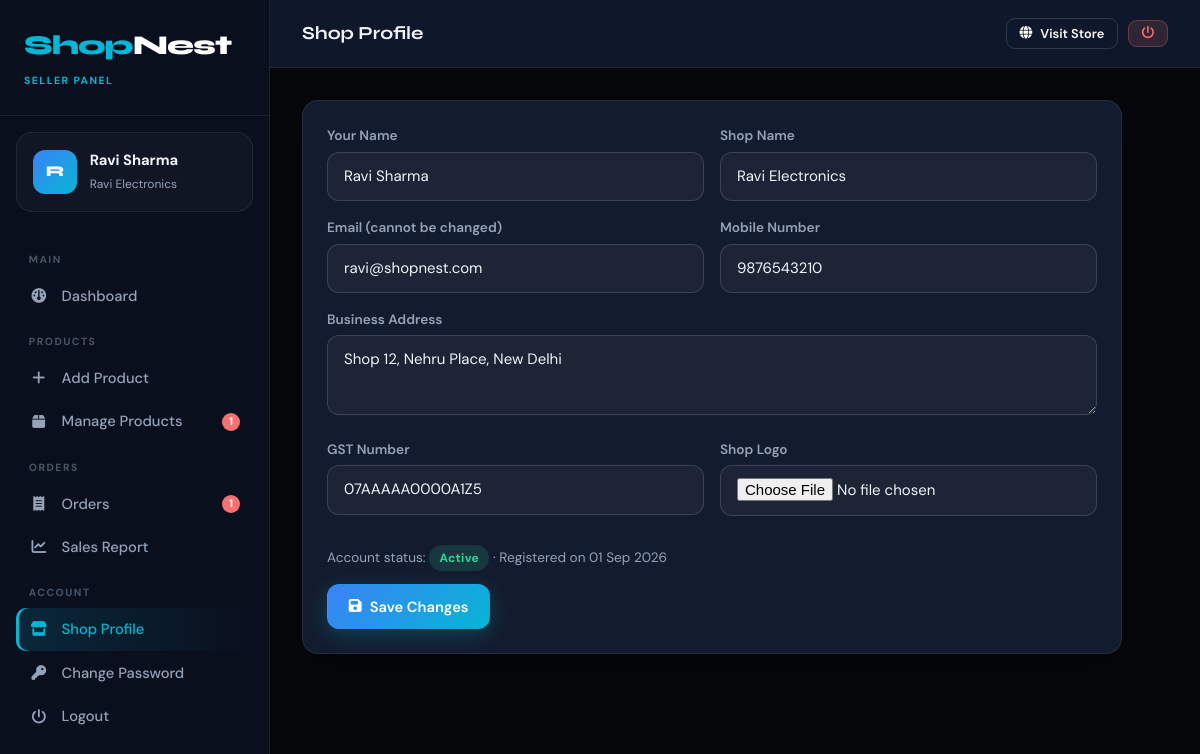
The page /seller/seller-profile.php (signed in) on the database its author committed.
### tables this page shows
CREATE TABLE `tblseller` (
  `ID` int(10) NOT NULL AUTO_INCREMENT,
  `SellerName` varchar(120) NOT NULL,
  `ShopName` varchar(150) NOT NULL,
  `Email` varchar(120) NOT NULL,
  `MobileNumber` bigint(10) DEFAULT NULL,
  `Address` mediumtext DEFAULT NULL,
  `GSTNumber` varchar(30) DEFAULT NULL,
  `Logo` varchar(150) DEFAULT NULL,
  `Password` varchar(255) NOT NULL,
  `Status` enum('Pending','Active','Blocked') NOT NULL DEFAULT 'Pending',
  `RegDate` timestamp NULL DEFAULT current_timestamp(),
  PRIMARY KEY (`ID`),
  UNIQUE KEY `uq_seller_email` (`Email`)
);

### seller/seller-profile.php (the view, shortened to what this page needs)
<?php
$sid = require_seller();
$s = db_one("SELECT * FROM tblseller WHERE ID=?", [$sid]);
$panelRole = 'seller';
$pageTitle = 'Shop Profile';
include __DIR__ . '/../includes/panel-header.php';
?>
<div class="card" style="max-width:820px">
    <form method="post" enctype="multipart/form-data">
        <div class="form-row">
            <div class="form-group"><label>Your Name</label><input type="text" name="sellername" value="<?php echo e($s['SellerName']); ?>" required></div>
            <div class="form-group"><label>Shop Name</label><input type="text" name="shopname" value="<?php echo e($s['ShopName']); ?>" required></div>
        </div>
        <div class="form-row">
            <div class="form-group"><label>Email (cannot be changed)</label><input type="email" value="<?php echo e($s['Email']); ?>" disabled></div>
            <div class="form-group"><label>Mobile Number</label><input type="tel" name="mobile" pattern="[0-9]{10}" maxlength="10" value="<?php echo e($s['MobileNumber']); ?>" required></div>
        </div>
        <div class="form-group"><label>Business Address</label><textarea name="address" style="min-height:80px"><?php echo e($s['Address']); ?></textarea></div>
        <div class="form-row">
            <div class="form-group"><label>GST Number</label><input type="text" name="gst" value="<?php echo e($s['GSTNumber']); ?>"></div>
            <div class="form-group"><label>Shop Logo</label><input type="file" name="logo" accept="image/*"></div>
        </div>
        <p class="muted small">Account status: <?php echo status_badge($s['Status']); ?> &middot; Registered on <?php echo date('d M Y', strtotime($s['RegDate'])); ?></p>
        <button class="btn btn-primary"><i class="fa-solid fa-floppy-disk"></i> Save Changes</button>
    </form>
</div>
<?php include __DIR__ . '/../includes/panel-footer.php'; ?>

### includes/panel-header.php (shortened to what this page needs)
<?php
$active = basename($_SERVER['PHP_SELF']);
$pageTitle = isset($pageTitle) ? $pageTitle : 'Dashboard';
if ($panelRole === 'admin') {
    $me = db_one("SELECT AdminName AS Name, Email FROM tbladmin WHERE ID=?", [(int)$_SESSION['snaid']]);
    $avatar = null;
    $newOrders = (int)db_val("SELECT COUNT(DISTINCT OrderID) FROM tblorderitems WHERE Status='Pending'");
    $pendingSellers = (int)db_val("SELECT COUNT(*) FROM tblseller WHERE Status='Pending'");
    $unread = (int)db_val("SELECT COUNT(*) FROM tblenquiry WHERE IsRead=0");
    $menu = [
        'Main' => [
            ['dashboard.php', 'fa-gauge', 'Dashboard'],
        ],
        'Catalog' => [
            ['manage-categories.php', 'fa-layer-group', 'Categories'],
            ['manage-products.php', 'fa-box', 'All Products'],
        ],
        'Orders' => [
            ['all-orders.php', 'fa-receipt', 'All Orders', ['order-details.php'], $newOrders],
            ['between-dates-reports.php', 'fa-chart-line', 'Sales Report'],
        ],
        'People' => [
            ['manage-sellers.php', 'fa-store', 'Sellers', ['view-seller.php'], $pendingSellers],
            ['registered-customers.php', 'fa-users', 'Customers', ['view-customer.php']],
        ],
        'Website' => [
            ['enquiries.php', 'fa-envelope', 'Enquiries', [], $unread],
            ['about-us.php', 'fa-circle-info', 'About Us Page'],
            ['contact-us.php', 'fa-address-book', 'Contact Us Page'],
        ],
        'Account' => [
            ['admin-profile.php', 'fa-user-gear', 'Profile'],
            ['change-password.php', 'fa-key', 'Change Password'],
            ['logout.php', 'fa-power-off', 'Logout'],
        ],
    ];
    $roleLabel = 'Administrator';
} elseif ($panelRole === 'seller') {
    $me = db_one("SELECT SellerName AS Name, ShopName, Email, Logo FROM tblseller WHERE ID=?", [(int)$_SESSION['snsid']]);
    $avatar = $me['Logo'] ? url('images/sellers/' . $me['Logo']) : null;
    $newOrders = (int)db_val("SELECT COUNT(*) FROM tblorderitems WHERE SellerID=? AND Status='Pending'", [(int)$_SESSION['snsid']]);
    $lowStock = (int)db_val("SELECT COUNT(*) FROM tblproduct WHERE SellerID=? AND Stock<=5", [(int)$_SESSION['snsid']]);
    $menu = [
        'Main' => [
            ['dashboard.php', 'fa-gauge', 'Dashboard'],
        ],
        'Products' => [
            ['add-product.php', 'fa-plus', 'Add Product'],
            ['manage-products.php', 'fa-box', 'Manage Products', ['edit-product.php'], $lowStock],
        ],
        'Orders' => [
            ['orders.php', 'fa-receipt', 'Orders', ['order-details.php'], $newOrders],
            ['sales-report.php', 'fa-chart-line', 'Sales Report'],
        ],
        'Account' => [
            ['seller-profile.php', 'fa-store', 'Shop Profile'],
            ['change-password.php', 'fa-key', 'Change Password'],
            ['logout.php', 'fa-power-off', 'Logout'],
        ],
    ];
    $roleLabel = $me['ShopName'];
}
$initial = strtoupper(substr($me['Name'], 0, 1));
?>
<!DOCTYPE html>
<html lang="en">
<head>
    <link rel="stylesheet" href="<?php echo url('assets/vendor/fonts/fonts.css'); ?>">
    <link rel="stylesheet" href="<?php echo url('assets/vendor/fontawesome/css/all.min.css'); ?>">
    <link rel="stylesheet" href="<?php echo url('assets/css/style.css'); ?>">
</head>
<body>
<div class="panel">
    <aside class="sidebar" id="sidebar">
        <div class="logo-box">
            <a href="<?php echo url('index.php'); ?>" class="logo"><span>Shop</span>Nest</a>
            <div class="role-pill"><?php echo ucfirst($panelRole); ?> Panel</div>
        </div>
        <div class="user-box">
            <div class="avatar"><?php echo $avatar ? '<img src="' . e($avatar) . '" alt="">' : e($initial); ?></div>
            <div style="min-width:0"><b><?php echo e($me['Name']); ?></b><span><?php echo e($roleLabel); ?></span></div>
        </div>
        <nav class="side-nav">
            <?php foreach ($menu as $heading => $links): ?>
                <div class="heading"><?php echo e($heading); ?></div>
                <?php foreach ($links as $l):
                    $isActive = $active === basename($l[0]) || (isset($l[3]) && in_array($active, $l[3], true)); ?>
                    <a href="<?php echo e($l[0]); ?>" class="<?php echo $isActive ? 'active' : ''; ?>">
                        <i class="fa-solid <?php echo $l[1]; ?>"></i> <?php echo e($l[2]); ?>
                        <?php if (!empty($l[4])): ?><span class="count"><?php echo (int)$l[4]; ?></span><?php endif; ?>
                    </a>
                <?php endforeach; ?>
            <?php endforeach; ?>
        </nav>
    </aside>
    <main class="panel-main">
        <div class="topbar">
            <div class="flex" style="flex-wrap:nowrap;gap:0">
                <h1><?php echo e($pageTitle); ?></h1>
            </div>
            <div class="actions">
                <a href="<?php echo url('index.php'); ?>" class="btn btn-outline btn-sm" target="<?php echo $panelRole === 'customer' ? '_self' : '_blank'; ?>"><i class="fa-solid fa-globe"></i> <span>Visit Store</span></a>
                <a href="logout.php" class="btn btn-sm btn-danger" title="Logout"><i class="fa-solid fa-power-off"></i></a>
            </div>
        </div>
        <div class="panel-content">

### includes/functions.php (shortened to what this page needs)
<?php
function e($str)
{
    return htmlspecialchars((string)$str, ENT_QUOTES, 'UTF-8');
}
function url($path = '')
{
    return BASE_URL . '/' . ltrim($path, '/');
}
function db_query($sql, $params = [])
{
    global $con;
    $stmt = mysqli_prepare($con, $sql);
    if ($params) {
        $types = '';
        foreach ($params as $p) {
            $types .= is_int($p) ? 'i' : (is_float($p) ? 'd' : 's');
        }
        mysqli_stmt_bind_param($stmt, $types, ...$params);
    }
    if (!mysqli_stmt_execute($stmt)) {
        error_log('SQL execute failed: ' . mysqli_stmt_error($stmt) . ' | ' . $sql);
        return false;
    }
    $res = mysqli_stmt_get_result($stmt);
    return $res === false ? true : $res;
}
function db_one($sql, $params = [])
{
    $res = db_query($sql, $params);
    return ($res instanceof mysqli_result) ? mysqli_fetch_assoc($res) : null;
}
function db_val($sql, $params = [])
{
    $row = db_one($sql, $params);
    return $row ? reset($row) : null;
}
function is_seller()   { return !empty($_SESSION['snsid']); }
function require_seller()
{
    $st = db_val("SELECT Status FROM tblseller WHERE ID=?", [(int)$_SESSION['snsid']]);
    return (int)$_SESSION['snsid'];
}
function status_badge($status)
{
    $map = ['Pending' => 'amber', 'Confirmed' => 'blue', 'Shipped' => 'purple', 'Delivered' => 'green',
            'Cancelled' => 'red', 'Active' => 'green', 'Inactive' => 'red', 'Blocked' => 'red',
            'Paid' => 'green', 'Refunded' => 'purple', 'Partially Delivered' => 'blue', 'Processing' => 'blue'];
    $c = isset($map[$status]) ? $map[$status] : 'grey';
    return '<span class="badge badge-' . $c . '">' . e($status) . '</span>';
}

### rows shown on the page
tblseller: SellerName "R", SellerName "Ravi Sharma", ShopName "Ravi Electronics", sellername "Ravi Sharma", shopname "Ravi Electronics", Email "ravi@shopnest.com", mobile "9876543210", address "Shop 12, Nehru Place, New Delhi", gst "07AAAAA0000A1Z5", Status "Active", RegDate "01 Sep 2026"

### other values the page prints
$panelRole "SELLER"
$heading "MAIN"
$l[2] "Dashboard"
$heading "PRODUCTS"
$l[2] "Add Product"
$l[2] "Manage Products"
$l[4] "1"
$heading "ORDERS"
$l[2] "Orders"
$l[2] "Sales Report"
$heading "ACCOUNT"
$l[2] "Shop Profile"
$l[2] "Change Password"
$l[2] "Logout"
$pageTitle "Shop Profile"
